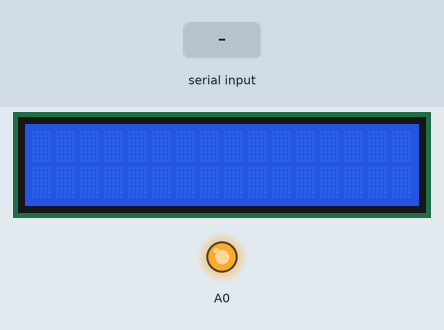
This sketch was run on a simulated Arduino Uno, built with avr-gcc and run on an emulated ATmega328P. Parts: 16×2 character LCD, output pins drawn as LEDs (lit = HIGH). The inputs (shaded band) are chosen by the test bench.

Above: at 1.3 s.
1.4 s: "1\n" received over Serial
At 2.8 s:
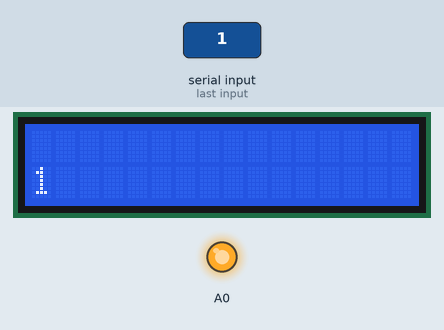
3.1 s: byte 10 (10) received over Serial
At 4.1 s:
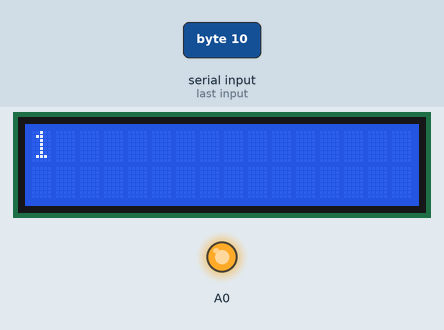
4.8 s: "0\n" received over Serial
At 5.4 s:
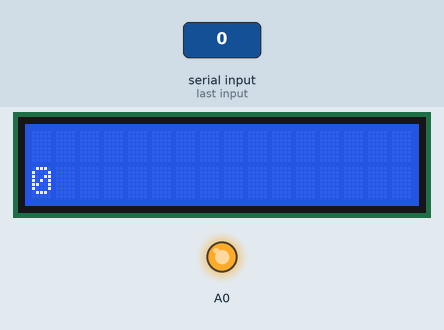
Timing chart, 0 to 7.8 s (numbered marks = the images above; inputs shaded):
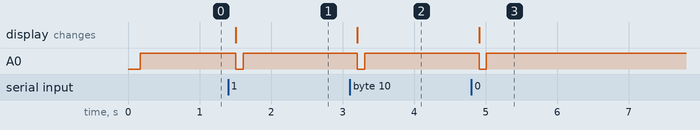

The sketch:

sketch_HD44780_cyrillic.ino
```cpp
#include <LiquidCrystal.h>

LiquidCrystal lcd(12, 11, 5, 4, 3, 2);
byte screen[2][16];

byte charUppercaseYi[8] = {
  B01010,
  B01110,
  B00100,
  B00100,
  B00100,
  B00100,
  B01110,
  B00000
};

byte charLowercaseYi[8] = {
  B01010,
  B00000,
  B01100,
  B00100,
  B00100,
  B00100,
  B01110,
  B00000
};

byte charUppercaseYe[8] = {
  B01110,
  B10001,
  B10000,
  B11110,
  B10000,
  B10001,
  B01110,
  B00000
};

byte charLowercaseYe[8] = {
  B00000,
  B00000,
  B01110,
  B10000,
  B11110,
  B10000,
  B01110,
  B00000
};

byte charUppercaseGhe[8] = {
  B00001,
  B11111,
  B10000,
  B10000,
  B10000,
  B10000,
  B10000,
  B00000
};

byte charLowercaseGhe[8] = {
  B00000,
  B00001,
  B11111,
  B10000,
  B10000,
  B10000,
  B10000,
  B00000
};

void beep() {
  digitalWrite(A0, LOW);
  delay(100);
  digitalWrite(A0, HIGH);
}

void setup() {
  lcd.begin(16, 2);
  Serial.begin(9600);

  pinMode(A0, OUTPUT);
  digitalWrite(A0, HIGH);

  for (byte i = 0; i < 2; i++)
    for (byte j = 0; j < 16; j++)
      screen[i][j] = 32;

  lcd.createChar(1, charUppercaseYi);
  lcd.createChar(2, charLowercaseYi);
  lcd.createChar(3, charUppercaseYe);
  lcd.createChar(4, charLowercaseYe);
  lcd.createChar(5, charUppercaseGhe);
  lcd.createChar(6, charLowercaseGhe);

  beep();
}

void loop() {
  byte i;

  if (Serial.available()) {
    // wait for data in the buffer
    delay(100);

    // scroll screen
    for (i = 0; i < 16; i++) {
      screen[0][i] = screen[1][i];
      screen[1][i] = 32;
    }

    i = 0;
    while (Serial.available() > 0) {
      int c = Serial.read();

      if (c == 10)
        i = 16;

      if (i < 16)
        screen[1][i++] = c;
    }

    lcd.clear();
    for (i = 0; i < 2; i++) {
      lcd.setCursor(0, i);
      for (byte j = 0; j < 16; j++)
        lcd.write(screen[i][j]);
    }

    beep();
  }
}
```

Measured:
- after the input at 1.4 s, A0: HIGH → LOW after 0.11 s, → HIGH 0.10 s later; the display: changes after 0.11 s (image 1)
- after the input at 3.1 s, A0: HIGH → LOW after 0.11 s, → HIGH 0.10 s later; the display: changes after 0.11 s (image 2)
- after the input at 4.8 s, A0: HIGH → LOW after 0.11 s, → HIGH 0.10 s later; the display: changes after 0.11 s (image 3)
